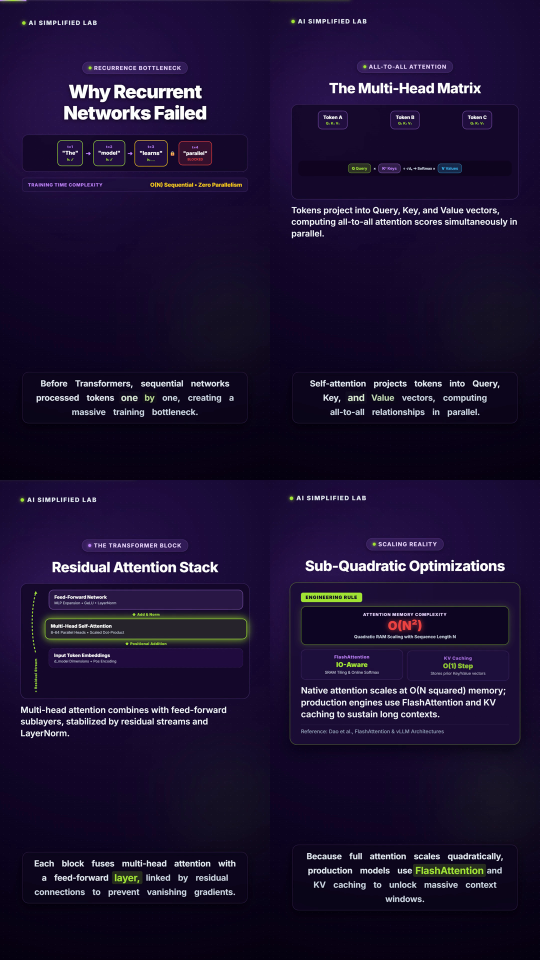
#> input picture projects/short-1024-transformer-architecture/exports/contact-sheet.png, 1080 x 1920 px (shown at 1/2 size)
$ python -i run_local_production.py   (imports and definitions only)
#> lines starting #> are read from the running program, lines starting #| are printed output that depends on the picture
#!/usr/bin/env python3
"""Local end-to-end production runner: validate -> render -> QA. No cloud involved.

Examples:
    python scripts/run_local_production.py --production proj_3e27bd7a --validate
    python scripts/run_local_production.py --production proj_3e27bd7a --validate --render --qa
    python scripts/run_local_production.py --production proj_3e27bd7a --open-preview
"""
from __future__ import annotations

import argparse
import json
import subprocess
import sys
import time
from pathlib import Path

ROOT = Path(__file__).resolve().parent.parent
if str(ROOT) not in sys.path:
    sys.path.insert(0, str(ROOT))

import envfile
# [1 line not run here, left out]

from composition.remotion.props_builder import build_production_props
from composition.remotion.renderer import build_render_report, collect_environment, ffprobe_info
from composition.remotion.runtime import RemotionRuntime
from composition.runtime_router import RuntimeRouter
from production.artifact_store import ArtifactStore
from production.controller import ProductionController
from production.stage_registry import default_production_registry
from schemas.models.artifact import ProducerInfo
from schemas.models.common import ProducerKind

QA_FRACTIONS = [0.0, 0.10, 0.20, 0.30, 0.40, 0.50, 0.60, 0.70, 0.80, 0.90, 0.99]


# [7 lines left out: function _frame_stats, not called in this run]


def _visual_activity(frames: list[Path]) -> tuple[float, float]:
    """Dual activity metric over adjacent sampled frames -> (histogram, spatial).

    histogram: total-variation distance between luminance histograms (churn of
    the frame-wide tonal distribution). spatial: mean |a-b|/255 per pixel
    (actual visible motion anywhere in frame).

    Both terms are required. Histogram-TV is provably blind to motion that
    preserves luminance values (translation), and it collapses on a video whose
    background is deliberately CONSTANT while only elements animate — measured
    on such a production: histogram 0.175 / spatial 0.054, versus <0.005
    spatial for stuck output. freeze_check separately rejects identical frames.
    """
    from PIL import Image, ImageChops, ImageStat
    hist_d: list[float] = []
    spat_d: list[float] = []
    prev = None
    for path in frames:
        img = Image.open(path).convert("L")
        if prev is not None:
            ha, hb = prev.histogram(), img.histogram()
            hist_d.append(sum(abs(x - y) for x, y in zip(ha, hb)) / (img.size[0] * img.size[1]))
            spat_d.append(ImageStat.Stat(ImageChops.difference(prev, img)).mean[0] / 255.0)
        prev = img
    hist_mean = sum(hist_d) / max(1, len(hist_d))
    spat_mean = sum(spat_d) / max(1, len(spat_d))
    return hist_mean, spat_mean


_STATIC_CAMERAS = frozenset({"static", "static_locked", "observe_static", "", None})
_STATIC_MOTIONS = frozenset({"static", "", None})


# [348 lines left out: functions activity_gate_applies, run_qa, cmd_validate, cmd_render, cmd_qa, main, not called in this run]


# [2 lines not run here, left out]

>>> import cv2
>>> picture = cv2.imread('../projects/short-1024-transformer-architecture/exports/contact-sheet.png', cv2.IMREAD_GRAYSCALE)
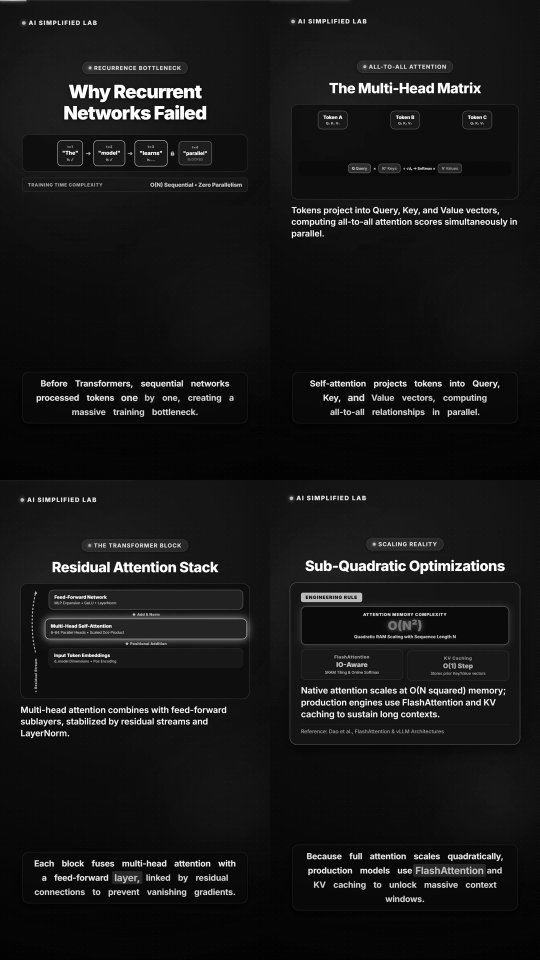
#> picture: shape (1920, 1080) (shown at 1/2 size); min 0, max 255, mean 23.8
#> (the run stopped early here; a loop or call above may not have finished)

$ run again, on projects/short-3325-vector-database-indexing/exports/contact-sheet.png
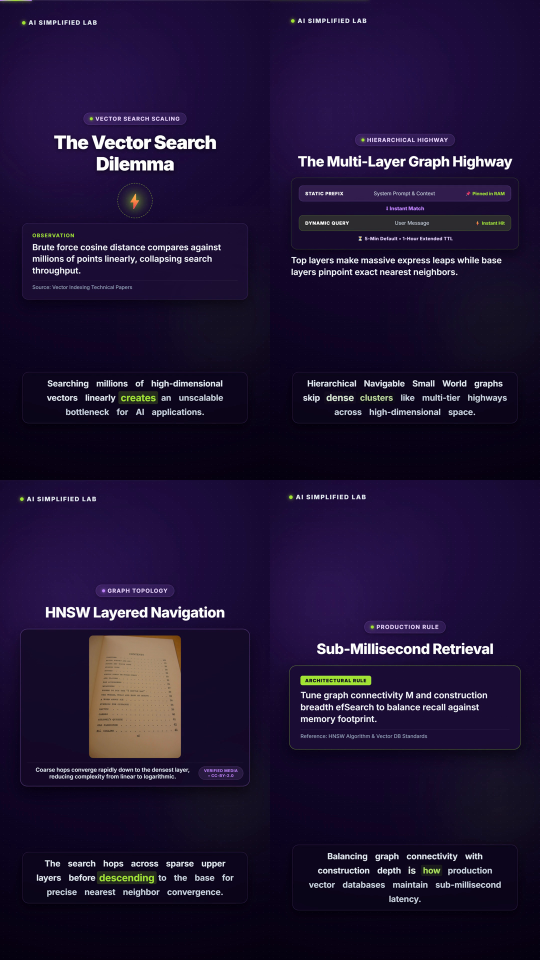
#> input picture projects/short-3325-vector-database-indexing/exports/contact-sheet.png, 1080 x 1920 px (shown at 1/2 size)
#> `picture = cv2.imread('../projects/short-1024-transformer-architecture/..`:
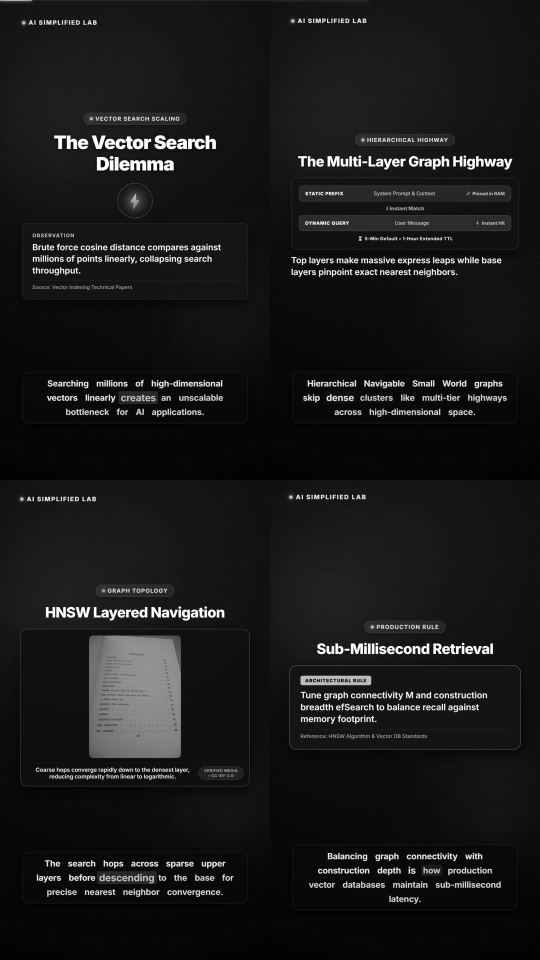
#> picture: shape (1920, 1080) (shown at 1/2 size); min 0, max 255, mean 26.2

$ run again, on projects/short-3325-vector-database-indexing/exports/frames/scene-1.png
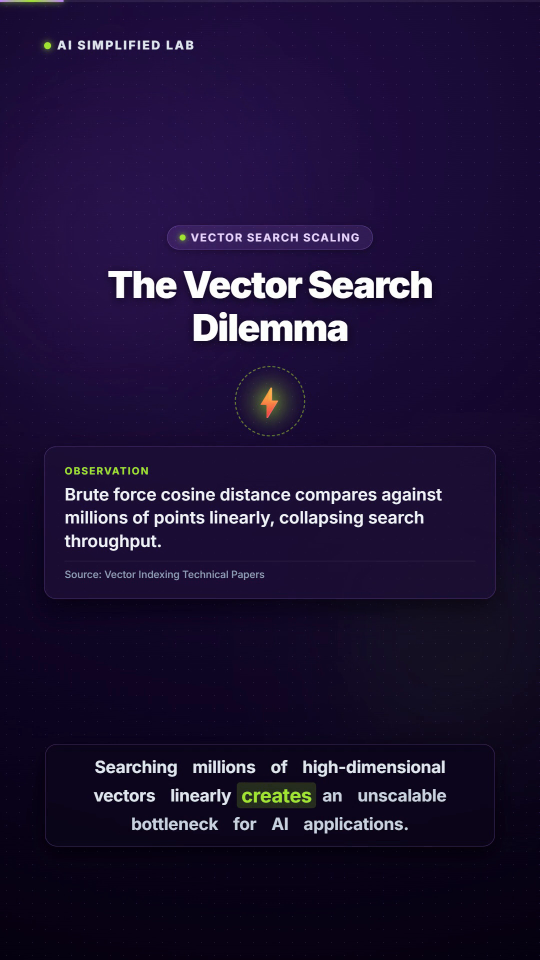
#> input picture projects/short-3325-vector-database-indexing/exports/frames/scene-1.png, 1080 x 1920 px (shown at 1/2 size)
#> `picture = cv2.imread('../projects/short-1024-transformer-architecture/..`:
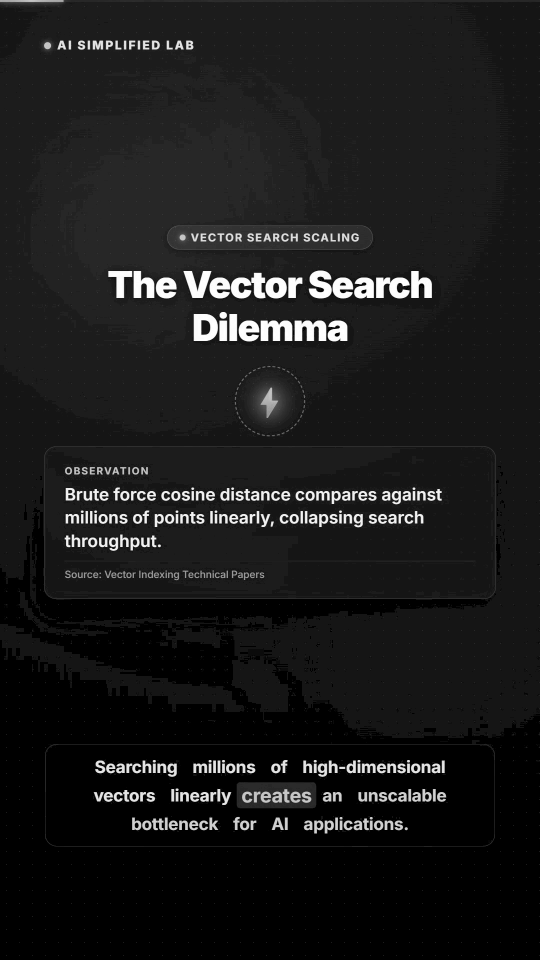
#> picture: shape (1920, 1080) (shown at 1/2 size); min 0, max 255, mean 26.7
